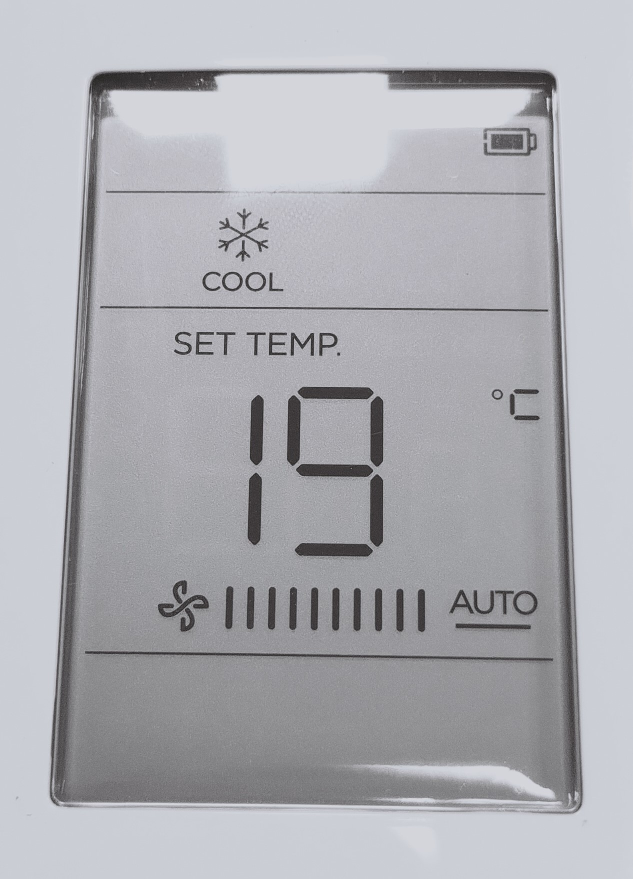
#> input picture 1c.jpg, 1266 x 1758 px (shown at 1/2 size)
$ python main.py
#> lines starting #> are read from the running program, lines starting #| are printed output that depends on the picture; after the words box and inside, x2 and y2 are one past the last pixel; in counts of white or black regions, pixels touching at a corner belong together
from PIL import Image
import matplotlib.pyplot as plt
from skimage.metrics import structural_similarity as ssim
import cv2
import numpy as np


def resize_image(img):
    # Obter largura e altura da imagem original
    largura, altura = img.size
    # Redimensionar a imagem para metade do tamanho
    img_resized = img.resize((largura // 2, altura // 2))
    return img_resized

def crop_img(img):
    w,h = img.size
    img = img.crop((w//2+w//4,0,w,h//2-h//4))
    return img

def img_binary(img):
    img = np.array(img)
    img = cv2.cvtColor(img, cv2.COLOR_BGR2GRAY)
    _, img_bin = cv2.threshold(img, 127, 255, cv2.THRESH_BINARY)
    return img_bin

def mse(imageA, imageB):
	# the 'Mean Squared Error' between the two images is the
	# sum of the squared difference between the two images;
	# NOTE: the two images must have the same dimension
	err = np.sum((imageA.astype("float") - imageB.astype("float")) ** 2)
	err /= float(imageA.shape[0] * imageA.shape[1])

	# return the MSE, the lower the error, the more "similar"
	# the two images are
	return err

# Carregar a imagem
imagem1 = Image.open('1c.jpg')
#> imagem1 is the input picture: PIL image 1266x1758 RGB; mean R, G, B 173.5, 174.1, 179.4
imagem2 = Image.open('1e.jpg')
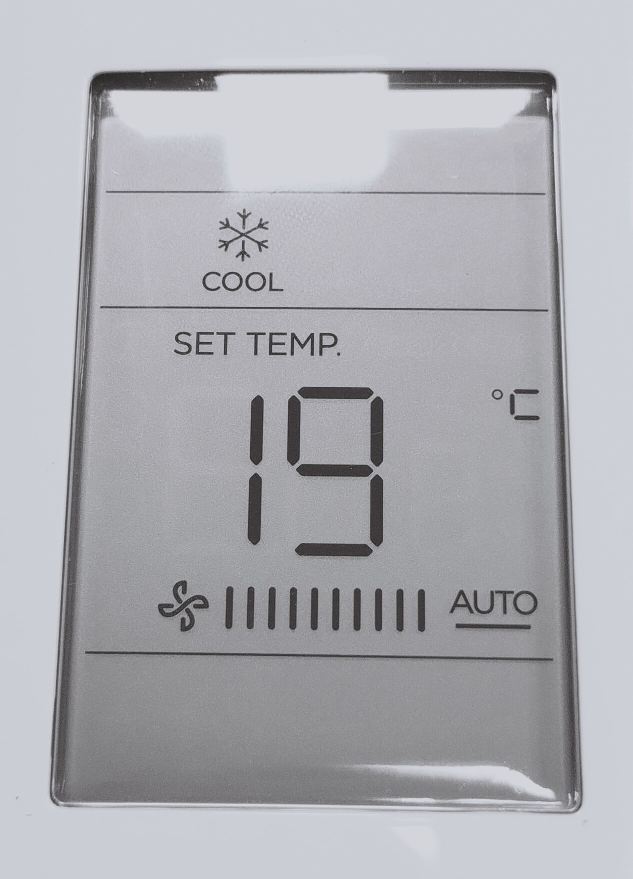
#> input picture 1e.jpg, 1266 x 1758 px (shown at 1/2 size)
#> imagem2 is the input picture: PIL image 1266x1758 RGB; mean R, G, B 173.6, 174.3, 179.6

# Redimensionar a imagem
imagem1 = resize_image(imagem1)
#> in resize_image, `img_resized = img.resize((largura // 2, altura // 2))`:
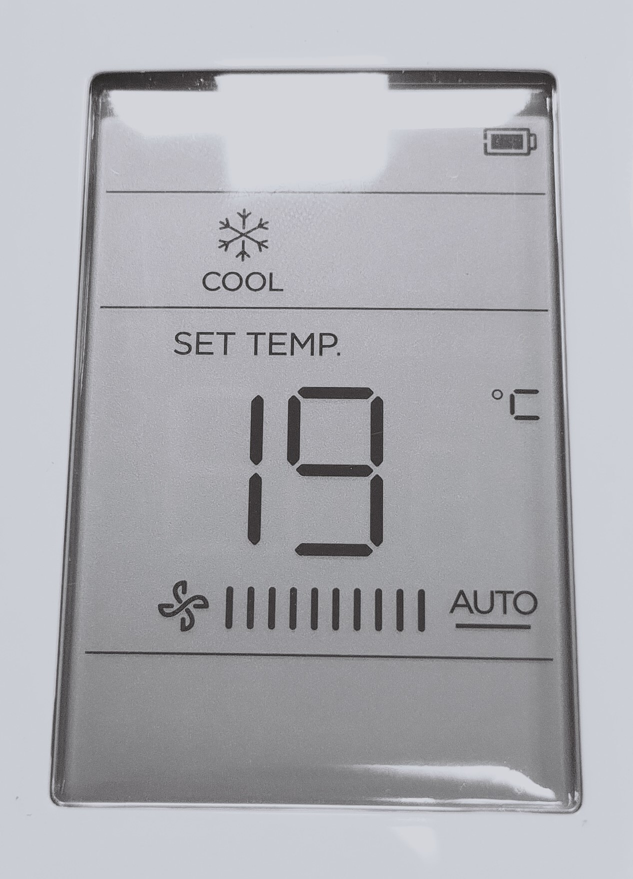
#> img_resized: PIL image 633x879 RGB; mean R, G, B 173.5, 174.1, 179.4
imagem2 = resize_image(imagem2)

# Cortar Imagem
#imagem1 = crop_img(imagem1)
#imagem2 = crop_img(imagem2)

# Binarizar
imagem1 = img_binary(imagem1)
#> in img_binary, `_, img_bin = cv2.threshold(img, 127, 255, cv2.THRESH_BINARY)`:
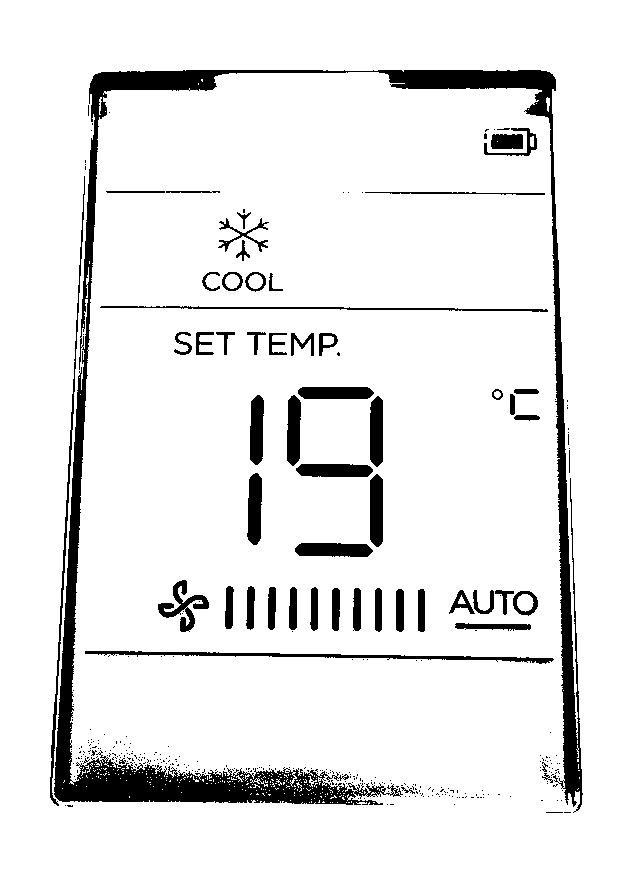
#> img_bin: shape (879, 633); 91.3% white; 364 black regions (308 under 20 px), largest, box (x1, y1, x2, y2) and area: (54, 70, 583, 813) 27518, (85, 651, 554, 664) 1589, (50, 176, 85, 806) 1271
imagem2 = img_binary(imagem2)
#> in img_binary (call 2), `_, img_bin = cv2.threshold(img, 127, 255, cv2.THRESH_BINARY)`:
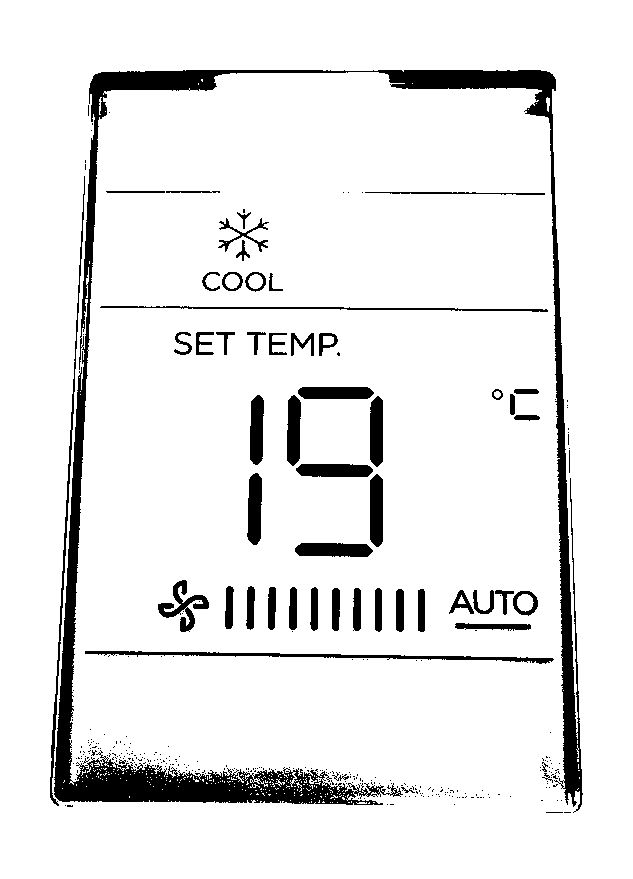
#> img_bin: shape (879, 633); 91.5% white; 350 black regions (295 under 20 px), largest, box (x1, y1, x2, y2) and area: (54, 70, 583, 813) 27329, (85, 651, 554, 664) 1587, (50, 176, 85, 806) 1271

# Criar a figura e os subplots
fig, axs = plt.subplots(1, 2, figsize=(12, 6))

valeu_mse = round(mse(imagem1,imagem2),2)
#> in mse, `err = np.sum((imageA.astype("float") - imageB.astype("float")) ** 2)`: err = 72242775
#> in mse, `err /= float(imageA.shape[0] * imageA.shape[1])`: err = 129.8
#> valeu_mse = 129.8
value_psnr = round(cv2.PSNR(imagem1,imagem2),2)
#> value_psnr = 27
value_ssim = round(ssim(imagem1,imagem2),2)
#> value_ssim = 0.99
# Adicionar a legenda única
fig.suptitle(f'Similaridade: MSE: {valeu_mse}% | PSNR: {value_psnr}% | SSIM: {value_ssim}%', fontsize=16)

imgs = [imagem1,imagem2]
j = 0
for i in imgs:
    axs[j].imshow(cv2.cvtColor(i,cv2.COLOR_BGR2RGB))
    axs[j].axis('off')
    axs[j].set_title(f'Imagem {j} Redimensionada')
    j = j+1
#> this loop made 2 passes
#> j on passes 1 to 2: 1, 2
#> after the loop, j = 2

# Ajustar o layout para evitar sobreposição
plt.tight_layout()
# Ajustar a posição da legenda após tight_layout
plt.subplots_adjust(top=0.85)

# Mostrar a figura
plt.show()
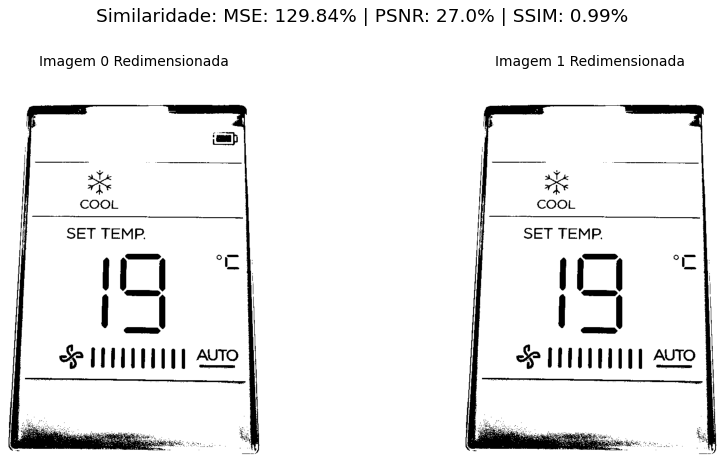
#> figure drawn by matplotlib, 2 panels
